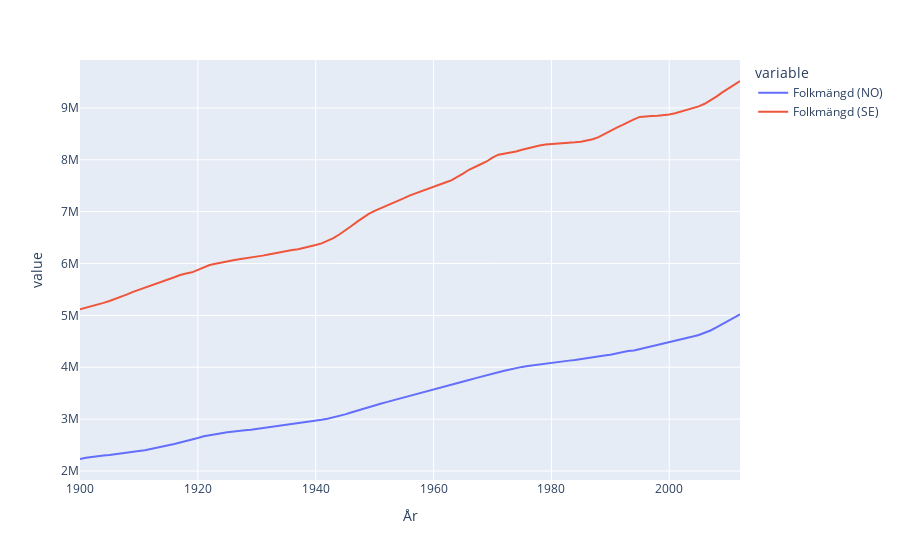

Write notebook code for a chart like this one.
### Code cell
px.line(data_frame=df_se_no_merge, x="År", y=["Folkmängd (NO)","Folkmängd (SE)"])
